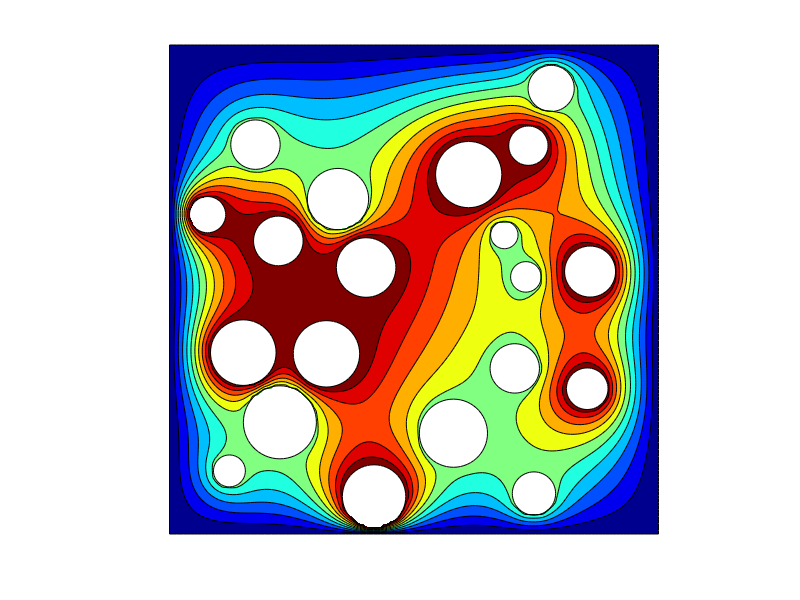

This figure's MATLAB source:
% -------------------------------------------------------------------------
%
% MATLAB-OCTAVE for DUMMIES 17-18
% Probleme 9
%
% Solution detaillee
%  Vincent Legat
%
% -------------------------------------------------------------------------
%
function poisson_test()

  close all;
  warning('off');  % Pour eviter les messages intempestifs d'Octave :-(

  X = [ 7.287566920144843, 3.445538732657047, 5.806249352619957, ...
        1.757907453134366, 7.060394604609237, 7.804911372469476, ...
        1.225288374949727, 2.257441258120462, 6.847180307905908, ...
        7.453440184613569, 8.542226314861731, 4.183189256501326, ...
        0.779016634282649, 6.118225923296698, 8.600711855342688, ...
        7.339124306230843, 2.225267670762494, 4.020632658353541, ...
        1.508953471012625, 3.209774924657622 ];
  Y = [ 5.257701555864911, 6.849660320371277, 2.061436198323450, ...
        7.962469978594390, 3.386507011729175, 9.112379801268046, ...
        1.290278279353838, 2.284047227611168, 6.114877170222211, ...
        0.827699499360753, 2.970900128531614, 0.767233091750447, ...
        6.530592728990055, 7.350546100569525, 5.367024822120446, ...
        7.941064142214791, 5.993093370640704, 5.449951531864693, ...
        3.709114215545194, 3.684426641318774 ];
  R = [ 0.312148715329510, 0.626876344030278, 0.696769226270939, ...
        0.505234659818597, 0.504914255117365, 0.472415275069837, ...
        0.326122317384866, 0.746727903462193, 0.280796860134930, ...
        0.442638128650111, 0.425063434009968, 0.647792961459490, ...
        0.369855110854458, 0.676801763970061, 0.521284121560368, ...
        0.401596914058040, 0.506660051391302, 0.608573354153289, ...
        0.670501677490117, 0.678386951758962 ];
  T(1:10) = 10; T(11:20) = 20;
  
  nx = 140; L = 10;  
  [u x y] = poisson(X,Y,R,T,nx,L);

  figure; set(gcf,'color','white');
  colormap('jet'); 
  contourf(x,y,u,10); hold on;
  
  for k=1:20
    rectangle('Position',[X(k)-R(k) Y(k)-R(k) 2*R(k) 2*R(k)], ...
              'Curvature',[1 1], ...
              'FaceColor','white');
  end
  axis equal; 
  axis([0 L 0 L]);   % Requis pour Octave, mais c'est pas normal :-( 
  axis off; 
  
  

end

function [u x y] = poisson(X,Y,R,U,nx,L);
 
%
% -1- Initialisation de la matrice creuse
%     avec une diagonale unitaire 
%     Observer la vectorisation pour ecrire cette diagonale :-)
%
  n = nx*nx; h = L/(nx-1); 
  s = linspace(0,L,nx);
  [x y] = meshgrid(s,s);  
  
  B = zeros(n,1);
  A = sparse(n,n);           % Very very very IMPORTANT
  A((0:n-1)*(n+1) + 1) = 1;  % Assigner la diagonale a un en vectorisant
                             % On peut aussi ameliorer les lignes qui
                             % suivent pour les puristes....
                             % C'est toutefois laisse a vos bons soins !

%
% -2- Operateur discret de Laplace
%
  for i=2:nx-1
    for j=2:nx-1
      index = i + (j-1)*nx;
      A(index,index) = 4.0;
      A(index,index+1) = -1.0;
      A(index,index-1) = -1.0;
      A(index,index+nx) = -1.0;
      A(index,index-nx) = -1.0;
      B(index) = 0;
    end
  end
%
% -3- Imposition des conditions essentielles sur le cercle.
%     Observer que le test a ete vectorise !
%
  m = length(X);
  xx = reshape(x,n,1); yy = reshape(y,n,1);
  for j = 1:m
    map = (((xx-X(j)).^2 + (yy-Y(j)).^2) < R(j)^2); 
    index = find(map>0);
    A(index,:) = 0;
    B(index) = U(j);
    A((index-1)*(n+1)+1) = 1;
  end

  u = reshape(A\B,nx,nx);

end